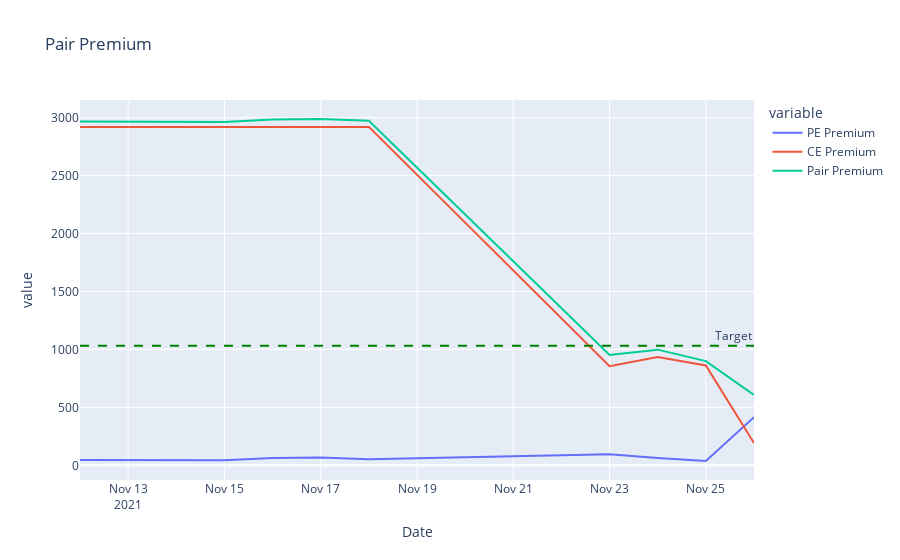

Source (notebook cell):
### Markdown cell above
**Premium Decay**

### Code cell
fig = px.line(pair_historical.dropna().reset_index(), x="Date", y=["PE Premium", "CE Premium", "Pair Premium"], title="Pair Premium")
fig.add_hline((1+target)*pair_position['cost']/pair_position['quantity'], line_dash="dash", line_color="green", annotation_text='Target')
fig.show()

### Figure 1 — Plotly figure (JSON) as saved in the notebook; plotly's stock layout.template omitted (floating-point values rounded to 4 significant figures)
{"data": [{"hovertemplate": "variable=PE Premium<br>Date=%{x}<br>value=%{y}<extra></extra>", "legendgroup": "PE Premium", "line": {"color": "#636efa", "dash": "solid"}, "mode": "lines", "name": "PE Premium", "orientation": "v", "showlegend": true, "type": "scatter", "x": ["2021-11-12", "2021-11-15", "2021-11-16", "2021-11-17", "2021-11-18", "2021-11-23", "2021-11-24", "2021-11-25", "2021-11-26"], "xaxis": "x", "y": [46.1, 43.1, 63.05, 68.25, 52.5, 96.6, 62.85, 37.35, 415.9], "yaxis": "y"}, {"hovertemplate": "variable=CE Premium<br>Date=%{x}<br>value=%{y}<extra></extra>", "legendgroup": "CE Premium", "line": {"color": "#EF553B", "dash": "solid"}, "mode": "lines", "name": "CE Premium", "orientation": "v", "showlegend": true, "type": "scatter", "x": ["2021-11-12", "2021-11-15", "2021-11-16", "2021-11-17", "2021-11-18", "2021-11-23", "2021-11-24", "2021-11-25", "2021-11-26"], "xaxis": "x", "y": [2920.0, 2920.0, 2920.0, 2920.0, 2920.0, 854.6, 935.2, 862.1, 191.9], "yaxis": "y"}, {"hovertemplate": "variable=Pair Premium<br>Date=%{x}<br>value=%{y}<extra></extra>", "legendgroup": "Pair Premium", "line": {"color": "#00cc96", "dash": "solid"}, "mode": "lines", "name": "Pair Premium", "orientation": "v", "showlegend": true, "type": "scatter", "x": ["2021-11-12", "2021-11-15", "2021-11-16", "2021-11-17", "2021-11-18", "2021-11-23", "2021-11-24", "2021-11-25", "2021-11-26"], "xaxis": "x", "y": [2966.0, 2963.0, 2983.0, 2988.0, 2972.0, 951.2, 998.1, 899.5, 607.9], "yaxis": "y"}], "layout": {"annotations": [{"showarrow": false, "text": "Target", "x": 1, "xanchor": "right", "xref": "x domain", "y": 1032.0, "yanchor": "bottom", "yref": "y"}], "autosize": true, "legend": {"title": {"text": "variable"}, "tracegroupgap": 0}, "shapes": [{"line": {"color": "green", "dash": "dash"}, "type": "line", "x0": 0, "x1": 1, "xref": "x domain", "y0": 1032.0, "y1": 1032.0, "yref": "y"}], "title": {"text": "Pair Premium"}, "xaxis": {"anchor": "y", "autorange": true, "domain": [0, 1], "range": ["2021-11-12", "2021-11-26"], "title": {"text": "Date"}, "type": "date"}, "yaxis": {"anchor": "x", "autorange": true, "domain": [0, 1], "range": [-126.6, 3152.0], "title": {"text": "value"}, "type": "linear"}}}
